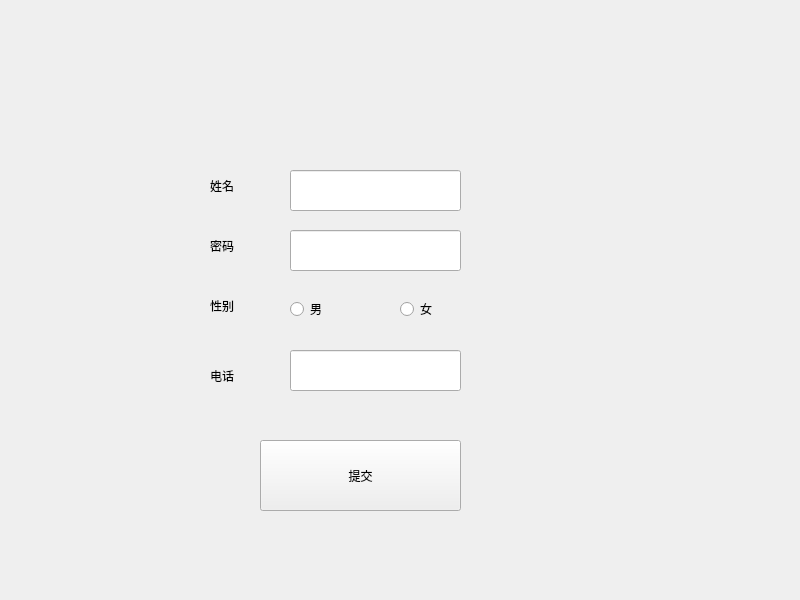
<?xml version="1.0" encoding="UTF-8"?>
<ui version="4.0">
 <class>Widget</class>
 <widget class="QWidget" name="Widget">
  <property name="geometry">
   <rect>
    <x>0</x>
    <y>0</y>
    <width>800</width>
    <height>600</height>
   </rect>
  </property>
  <property name="windowTitle">
   <string>Widget</string>
  </property>
  <widget class="QLabel" name="label">
   <property name="geometry">
    <rect>
     <x>210</x>
     <y>160</y>
     <width>91</width>
     <height>51</height>
    </rect>
   </property>
   <property name="text">
    <string>姓名</string>
   </property>
  </widget>
  <widget class="QLabel" name="label_2">
   <property name="geometry">
    <rect>
     <x>210</x>
     <y>220</y>
     <width>91</width>
     <height>51</height>
    </rect>
   </property>
   <property name="text">
    <string>密码</string>
   </property>
  </widget>
  <widget class="QLabel" name="label_3">
   <property name="geometry">
    <rect>
     <x>210</x>
     <y>280</y>
     <width>91</width>
     <height>51</height>
    </rect>
   </property>
   <property name="text">
    <string>性别</string>
   </property>
  </widget>
  <widget class="QLabel" name="label_4">
   <property name="geometry">
    <rect>
     <x>210</x>
     <y>350</y>
     <width>91</width>
     <height>51</height>
    </rect>
   </property>
   <property name="text">
    <string>电话</string>
   </property>
  </widget>
  <widget class="QLineEdit" name="lineEdit_name">
   <property name="geometry">
    <rect>
     <x>290</x>
     <y>170</y>
     <width>171</width>
     <height>41</height>
    </rect>
   </property>
  </widget>
  <widget class="QLineEdit" name="lineEdit_password">
   <property name="geometry">
    <rect>
     <x>290</x>
     <y>230</y>
     <width>171</width>
     <height>41</height>
    </rect>
   </property>
  </widget>
  <widget class="QLineEdit" name="lineEdit_phone">
   <property name="geometry">
    <rect>
     <x>290</x>
     <y>350</y>
     <width>171</width>
     <height>41</height>
    </rect>
   </property>
  </widget>
  <widget class="QRadioButton" name="radioButton_male">
   <property name="geometry">
    <rect>
     <x>290</x>
     <y>300</y>
     <width>91</width>
     <height>18</height>
    </rect>
   </property>
   <property name="text">
    <string>男</string>
   </property>
  </widget>
  <widget class="QRadioButton" name="radioButton_female">
   <property name="geometry">
    <rect>
     <x>400</x>
     <y>300</y>
     <width>91</width>
     <height>18</height>
    </rect>
   </property>
   <property name="text">
    <string>女</string>
   </property>
  </widget>
  <widget class="QPushButton" name="pushButton_submit">
   <property name="geometry">
    <rect>
     <x>260</x>
     <y>440</y>
     <width>201</width>
     <height>71</height>
    </rect>
   </property>
   <property name="text">
    <string>提交</string>
   </property>
  </widget>
 </widget>
 <resources/>
 <connections/>
</ui>
